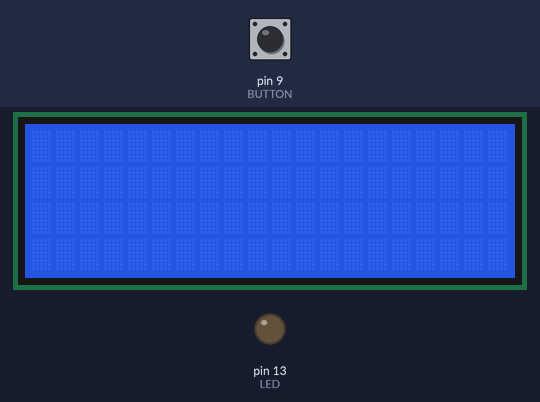
This sketch was run on a simulated Arduino Uno, built with avr-gcc and run on an emulated ATmega328P. Shown: 20×4 character LCD, output pins drawn as LEDs (lit = HIGH). Inputs (shaded band) come from the test bench; at power-on: pin 9 (BUTTON) HIGH. What the sketch prints to the serial monitor is not drawn.

Above: at 1.2 s.
1.3 s: pin 9 (BUTTON) pulled LOW for 0.15 s
4.4 s: pin 9 (BUTTON) pulsed LOW 5 times (0.12 s each, 0.3 s apart)
At 4.56 s:
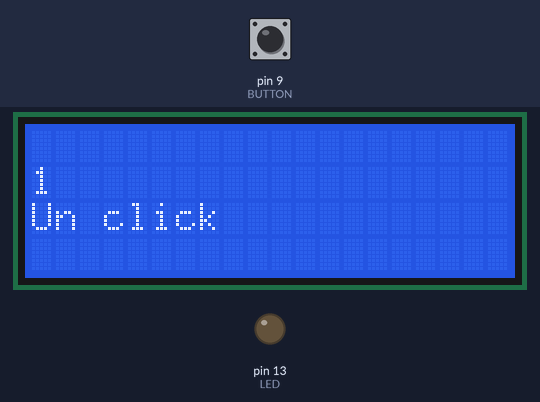
At 6.5 s:
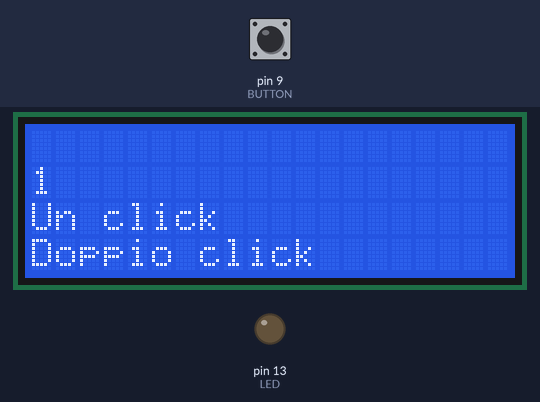
Timing chart, 0 to 8.0 s (numbered marks = the images above; inputs shaded):
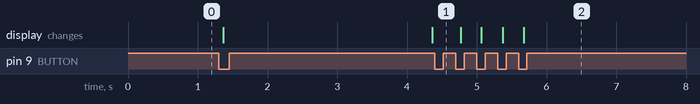

The sketch:

Button_delay.ino
```cpp
// Esempio 03: antirimbalzo
// accendi il led appena è premuto il pulsante mantenendolo acceso quando si rilascia
// premendo una seconda volta il pulsante spegne il led

#include <LiquidCrystal.h>

#define LED 13                // LED collegato al pin digitale 13
#define BUTTON 9              // pin di input dove è collegato il pulsante
#define ATTESA 3000
int val = 0;                  // si userà val per conservare lo stato del pin di input

int count = 0;
unsigned long duration = 0;
bool oneClick = true;

LiquidCrystal lcd(12, 11, 5, 4, 3, 2);

void setup() {
  Serial.begin(9600);

  lcd.begin(20, 4);

  pinMode(LED, OUTPUT);       // imposta il pin digitale come output
  pinMode(BUTTON, INPUT_PULLUP);     // imposta il pin digitale come input
}

void loop() {

  val = digitalRead(BUTTON) ? LOW : HIGH;

  if (val == HIGH && oneClick){
    oneClick = false;
    if(count++ == 0)
      duration = millis() + ATTESA;
      Serial.println(count);
      lcd.setCursor(0,1);
      lcd.print(count);

  } else if (val == LOW && !oneClick){
    oneClick = true;
  }
  if ((count>=2) || (count > 0 && millis() >= duration)) {
    if (count == 1) {
      Serial.println("Un click");
      lcd.setCursor(0,2);
      lcd.print("Un click");

    } else if (count == 2) {
      Serial.println("Doppio click");
      lcd.setCursor(0,3);
      lcd.print("Doppio click");

    }
    count = 0;
  }
  delay(100);
}
```

Measured:
- after the input at 4.4 s, the display: first changes after 0.37 s (image 2 shows a later state)
